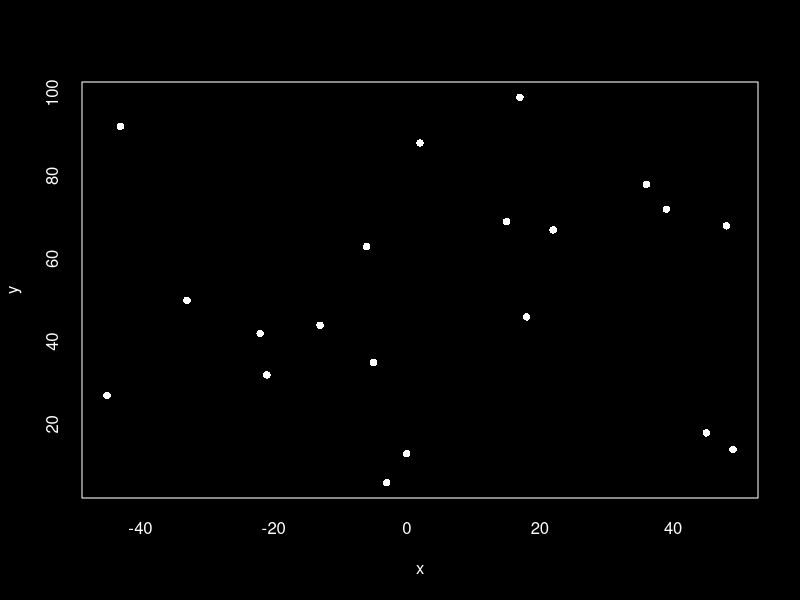
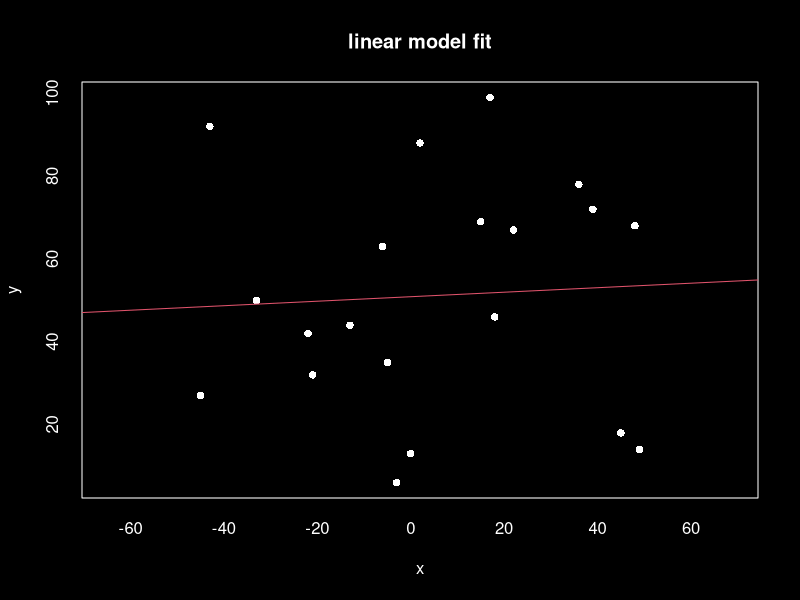
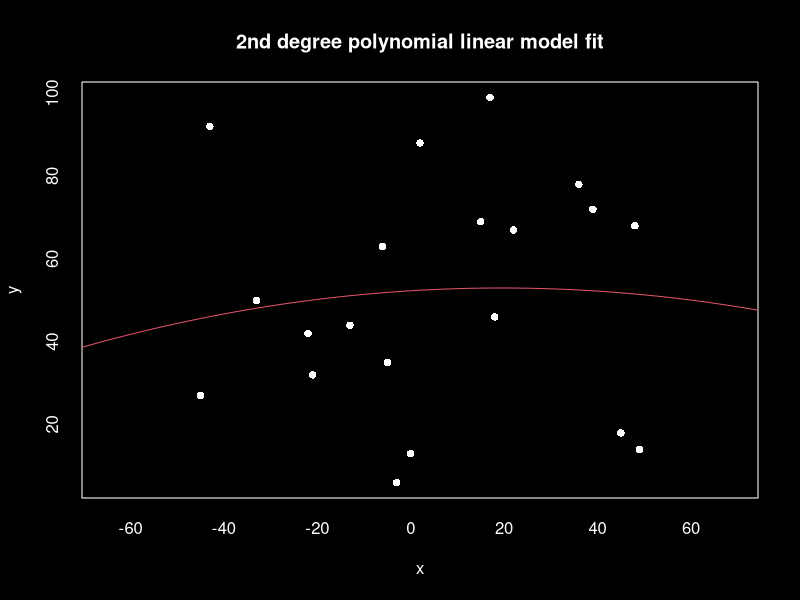
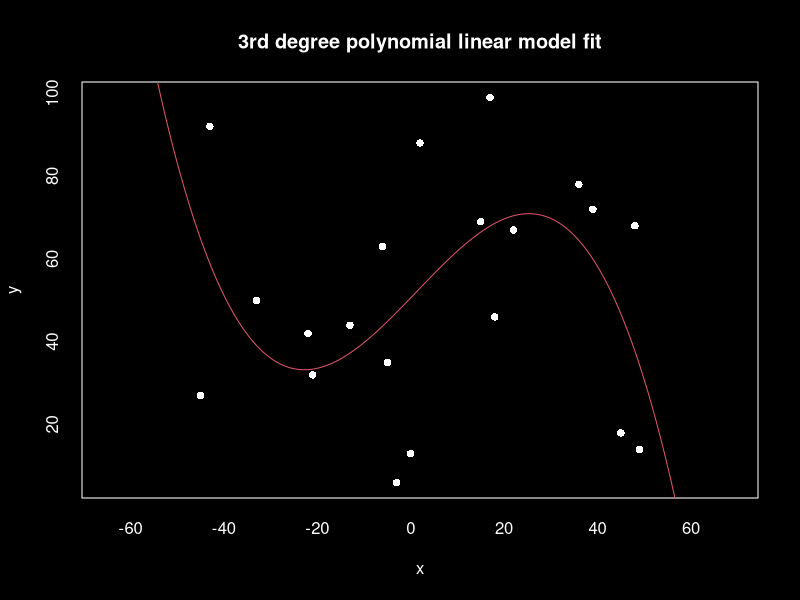
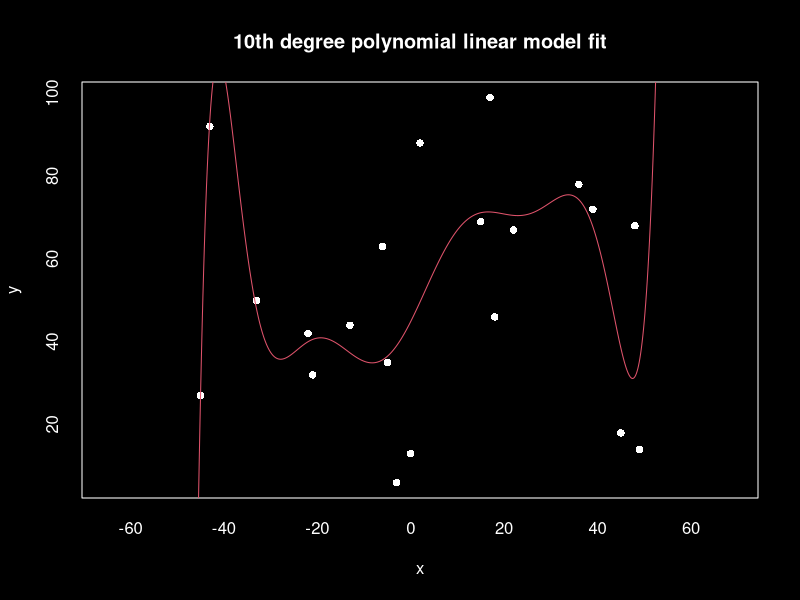
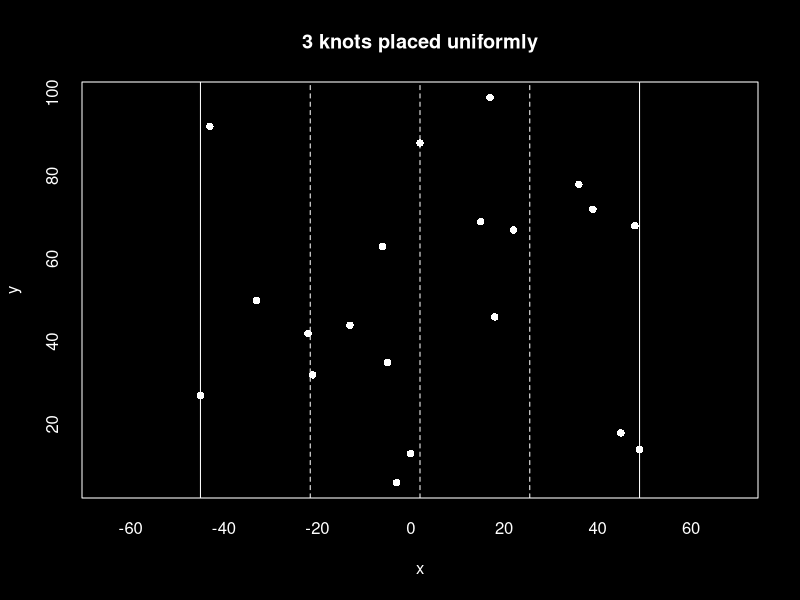
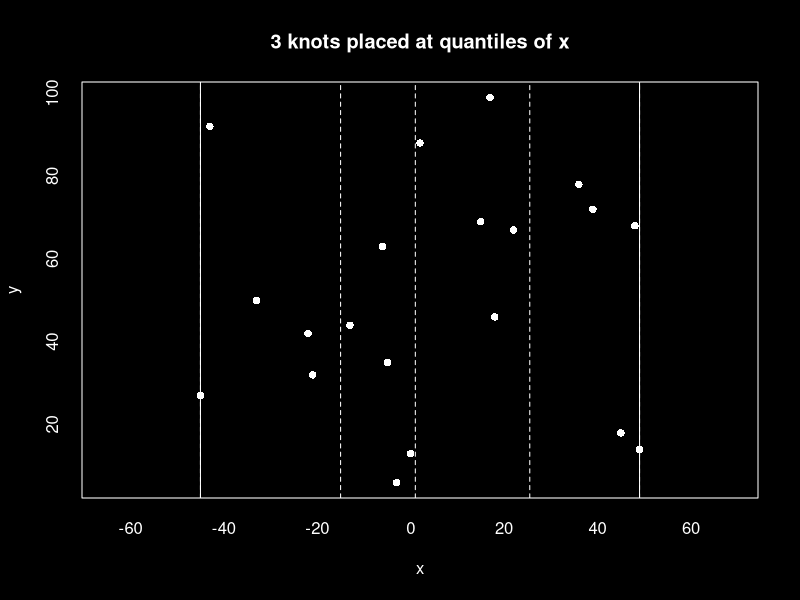
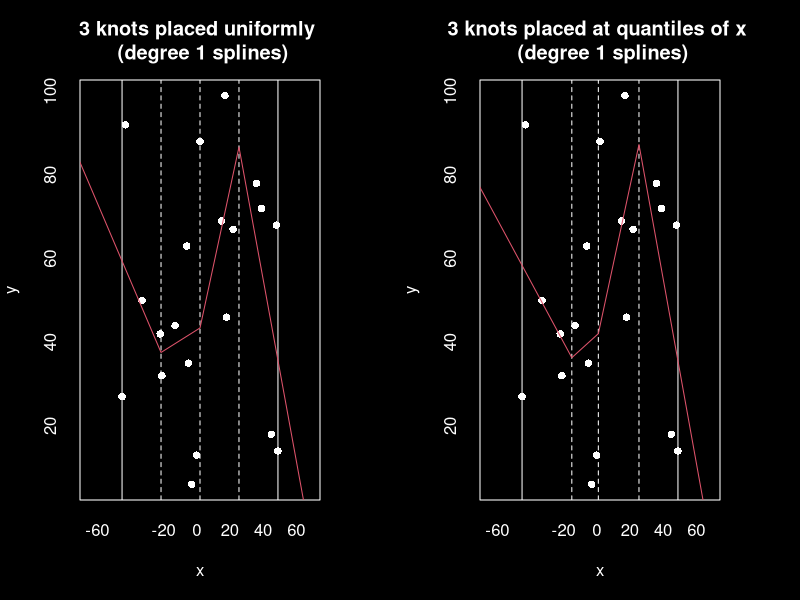

These figures' R source, in order:
## ---- chunk 1
library(tidyverse)        # for basic data manipulation 
library(splines)          # for fitting regression splines
## ---- chunk 2
# change formatting of the code output:
knitr::opts_chunk$set(
  class.output  = "bg-primary",
  class.message = "bg-info text-info",
  class.warning = "bg-warning text-warning",
  class.error   = "bg-danger text-danger"
)
## ---- chunk 3
set.seed(5431)
random_data <- tibble( y = sample(0:100, size=20),
                       x = sample(-50:50, size=20)
                     )

par(bg="black", col="white", col.axis="white", col.lab="white", col.main="white")
plot( x=random_data$x, y=random_data$y, xlab="x", ylab="y", pch=16 )
## ---- chunk 4
x_seq <- seq( min(random_data$x)-30, max(random_data$x)+30, length.out=1000  ) 
fit_lm <- lm( y ~ x, 
              data = random_data 
            )
 
model_fitted_values <- predict( fit_lm, newdata = tibble(x=x_seq) )  

par(bg="black", col="white", col.axis="white", col.lab="white", col.main="white")
plot(    x = random_data$x,
         y = random_data$y,
      xlab = "x",
      ylab = "y",
       pch = 16,
      main = "linear model fit",
      xlim = c( min(random_data$x)-20, max(random_data$x)+20 )
    )
lines(   x = x_seq,
         y = model_fitted_values,
       col = 2
     )
## ---- chunk 5
fit_lm_poly2 <- lm( y ~ poly(x, 2), 
                    data = random_data 
                  )

model_fitted_values <- predict( fit_lm_poly2, newdata = tibble(x=x_seq) )  

par(bg="black", col="white", col.axis="white", col.lab="white", col.main="white")
plot(    x = random_data$x,
         y = random_data$y,
      xlab = "x",
      ylab = "y",
       pch = 16,
      main = "2nd degree polynomial linear model fit",
      xlim = c( min(random_data$x)-20, max(random_data$x)+20 )
    )
lines(   x = x_seq,
         y = model_fitted_values,
       col = 2
     )
## ---- chunk 6
fit_lm_poly3 <- lm( y ~ poly(x, 3), 
                    data = random_data 
                  )

#coef(fit_lm_poly3)

model_fitted_values <- predict( fit_lm_poly3, newdata = tibble(x=x_seq) )  

par(bg="black", col="white", col.axis="white", col.lab="white", col.main="white")
plot(    x = random_data$x,
         y = random_data$y,
      xlab = "x",
      ylab = "y",
       pch = 16,
      main = "3rd degree polynomial linear model fit",
      xlim = c( min(random_data$x)-20, max(random_data$x)+20 )
    )
lines(   x = x_seq,
         y = model_fitted_values,
       col = 2
     )
## ---- chunk 7
fit_lm_poly10 <- lm( y ~ poly(x, 10), 
                    data = random_data 
                  )

#coef(fit_lm_poly10)

model_fitted_values <- predict( fit_lm_poly10, newdata = tibble(x=x_seq) )  

par(bg="black", col="white", col.axis="white", col.lab="white", col.main="white")
plot(    x = random_data$x,
         y = random_data$y,
      xlab = "x",
      ylab = "y",
       pch = 16,
      main = "10th degree polynomial linear model fit",
      xlim = c( min(random_data$x)-20, max(random_data$x)+20 )
    )
lines(   x = x_seq,
         y = model_fitted_values,
       col = 2
     )
## ---- chunk 8
par(bg="black", col="white", col.axis="white", col.lab="white", col.main="white")
plot(    x = random_data$x,
         y = random_data$y,
      xlab = "x",
      ylab = "y",
       pch = 16,
      main = "3 knots placed uniformly",
      xlim = c( min(random_data$x)-20, max(random_data$x)+20 )
    )

range_x <- max(random_data$x) - min(random_data$x)
knots <- min(random_data$x) + range_x * c( 0.25, 0.5, 0.75 )
abline( v = c(min(random_data$x),max(random_data$x)) )
abline( v = knots, lty=2 )  
  
## ---- chunk 9

par(bg="black", col="white", col.axis="white", col.lab="white", col.main="white")
plot(    x = random_data$x,
         y = random_data$y,
      xlab = "x",
      ylab = "y",
       pch = 16,
      main = "3 knots placed at quantiles of x",
      xlim = c( min(random_data$x)-20, max(random_data$x)+20 )
    )
abline( v = quantile( x=random_data$x, probs=seq(0,1,length.out=5) ), lty=2 )
abline( v = c( min(random_data$x), max(random_data$x) ) )
## ---- chunk 10
par( mfrow=c(1,2), bg="black", col="white", col.axis="white", col.lab="white", col.main="white", mar=c(5,4,4,4))

##### UNIFORM KNOTS #####
plot(    x = random_data$x,
         y = random_data$y,
      xlab = "x",
      ylab = "y",
       pch = 16,
      main = "3 knots placed uniformly \n (degree 1 splines)",
      xlim = c( min(random_data$x)-20, max(random_data$x)+20 )
    )

range_x <- max(random_data$x) - min(random_data$x)
knots <- min(random_data$x) + range_x * c( 0.25, 0.5, 0.75 )
abline( v = c(min(random_data$x),max(random_data$x)) )
abline( v = knots, lty=2 )

fit_lm <- lm( y ~ bs(x, knots=knots, degree=1), data = random_data )
lines( x = x_seq,
       y = predict( fit_lm, newdata=tibble(x=x_seq) ),
       col = 2
     )

##### QUANTILE KNOTS #####
plot(    x = random_data$x,
         y = random_data$y,
      xlab = "x",
      ylab = "y",
       pch = 16,
      main = "3 knots placed at quantiles of x \n (degree 1 splines)",
      xlim = c( min(random_data$x)-20, max(random_data$x)+20 )
    )

knots <- quantile(      x = random_data$x,
                    probs = c(0.25, 0.50, 0.75)  
                 )

abline( v = c( min(random_data$x), max(random_data$x)) )
abline( v = knots, lty=2 )

fit_lm <- lm( y ~ bs(x, knots=knots, degree=1), data = random_data )
lines( x = x_seq,
       y = predict( fit_lm, newdata=tibble(x=x_seq) ),
       col = 2
     )
## ---- chunk 11
par(bg="black", col="white", col.axis="white", col.lab="white", col.main="white")
plot(    x = random_data$x,
         y = random_data$y,
      xlab = "x",
      ylab = "y",
       pch = 16,
      main = "Degree 2 basis spline - 3 knots placed uniformly",
      xlim = c( min(random_data$x)-20, max(random_data$x)+20 )
    )

range_x <- max(random_data$x) - min(random_data$x)
knots <- min(random_data$x) + range_x * c( 0.25, 0.5, 0.75 )
#abline( v = c(min(random_data$x),max(random_data$x)) )
abline( v = knots, lty=2 )  
fit_lm <- lm( y ~ bs(x, degree=2, knots=knots), data=random_data )  
lines(   x = x_seq,
         y = predict( fit_lm, newdata=data.frame(x=x_seq) ),
       col = 2
     )
## ---- chunk 12
plot_fitted_model_ftn <- function( model_object, plot_title="", df, degree, ns=FALSE ){
  
  par(bg="black", col="white", col.axis="white", col.lab="white", col.main="white")
  
  n_knots <- df - degree 
  if( ns == TRUE ){ n_knots <- df - 1 }
  
  knots_at <- quantile( random_data$x, probs=seq(0,1,length.out=n_knots+2) )
  knots_at <- knots_at[-c(1,length(knots_at))]   # remove 1st and last entry in "knots_at" 
  
  plot(    x = random_data$x,
           y = random_data$y,
        xlab = "x",
        ylab = "y",
         pch = 16,
        main = plot_title,
        xlim = c( min(random_data$x)-20, max(random_data$x)+20 )
      )
x_seq <- seq( min(random_data$x)-30, max(random_data$x)+30, length.out=1000  ) 
model_fitted_values <- predict( model_object, newdata = tibble(x=x_seq) )  
lines( x = x_seq, 
       y = model_fitted_values,
       col = 2
     ) 
abline( v = knots_at, lty=2 )

if( ns==TRUE ){ abline( v = c( min(random_data$x), max(random_data$x) ) ) }
}
## ---- chunk 13
lm_bs_df3_deg1 <- lm( y ~ bs(x, df = 3, degree=1 ), 
                      data = random_data 
                    )

plot_fitted_model_ftn( lm_bs_df3_deg1, "basis splines, df=3, degree=1", df=3, degree=1 )

coef(lm_bs_df3_deg1)
## ---- chunk 14
lm_bs_df4_deg1 <- lm( y ~ bs(x, df = 4, degree=1 ), 
                      data = random_data 
                    )

plot_fitted_model_ftn( lm_bs_df4_deg1, "basis splines, df=4, degree=1", df=4, degree=1 )

coef(lm_bs_df4_deg1)
## ---- chunk 15
lm_bs_df5_deg1 <- lm( y ~ bs(x, df = 5, degree=1 ), 
                      data = random_data 
                    )

plot_fitted_model_ftn( lm_bs_df5_deg1, "basis splines, df=5, degree=1", df=5, degree=1 )

coef(lm_bs_df5_deg1)
## ---- chunk 16
lm_bs_df6_deg1 <- lm( y ~ bs(x, df = 6, degree=1 ), 
                      data = random_data 
                    )

plot_fitted_model_ftn( lm_bs_df6_deg1, "basis splines, df=6, degree=1", df=6, degree=1 )

coef(lm_bs_df6_deg1)
## ---- chunk 17
lm_bs_df3_deg2 <- lm( y ~ bs(x, df = 3, degree=2 ), 
                      data = random_data 
                    )

plot_fitted_model_ftn( lm_bs_df3_deg2, "basis splines, df=3, degree=2", df=3, degree=2 )

coef(lm_bs_df3_deg2)
## ---- chunk 18
lm_bs_df4_deg2 <- lm( y ~ bs(x, df = 4, degree=2 ), 
                      data = random_data 
                    )

plot_fitted_model_ftn( lm_bs_df4_deg2, "basis splines, df=4, degree=2", df=4, degree=2 )

coef(lm_bs_df4_deg2)
## ---- chunk 19
lm_bs_df5_deg2 <- lm( y ~ bs(x, df = 5, degree=2 ), 
                      data = random_data 
                    )

plot_fitted_model_ftn( lm_bs_df5_deg2, "basis splines, df=5, degree=2", df=5, degree=2 )

coef(lm_bs_df5_deg2)
## ---- chunk 20
lm_bs_df3_deg3 <- lm( y ~ bs(x, df = 3, degree=3 ), 
                      data = random_data 
                    )

plot_fitted_model_ftn( lm_bs_df3_deg3, "basis splines, df=3, degree=3", df=3, degree=3 )

coef(lm_bs_df3_deg3)
## ---- chunk 21
lm_bs_df4_deg3 <- lm( y ~ bs(x, df = 4, degree=3 ), 
                      data = random_data 
                    )

plot_fitted_model_ftn( lm_bs_df4_deg3, "basis splines, df=4, degree=3", df=4, degree=3 )

coef(lm_bs_df3_deg3)
## ---- chunk 22
lm_bs_df5_deg3 <- lm( y ~ bs(x, df = 5, degree=3 ), 
                      data = random_data 
                    )

plot_fitted_model_ftn( lm_bs_df5_deg3, "basis splines, df=5, degree=3", df=5, degree=3 )

coef(lm_bs_df5_deg3)
## ---- chunk 23
lm_bs_df6_deg3 <- lm( y ~ bs(x, df = 6, degree=3 ), 
                      data = random_data 
                    )

plot_fitted_model_ftn( lm_bs_df6_deg3, "basis splines, df=6, degree=3", df=6, degree=3 )

coef(lm_bs_df6_deg3)
## ---- chunk 24
lm_bs_df8_deg4 <- lm( y ~ bs(x, df = 8, degree=4 ), 
                      data = random_data 
                    )

plot_fitted_model_ftn( lm_bs_df8_deg4, "basis splines, df=8, degree=4", df=8, degree=4 )

coef(lm_bs_df8_deg4)
## ---- chunk 25
lm_ns_df1 <- lm( y ~ ns(x, df = 1 ), 
                 data = random_data 
               )

plot_fitted_model_ftn( lm_ns_df1, "natural splines, df=1, degree=3", df=1, degree=3, ns=TRUE )

coef(lm_ns_df1)
## ---- chunk 26
lm_ns_df2 <- lm( y ~ ns(x, df = 2 ), 
                 data = random_data 
               )

plot_fitted_model_ftn( lm_ns_df2, "natural splines, df=2, degree=3", df=2, degree=3, ns=TRUE )

coef(lm_ns_df2)
## ---- chunk 27
lm_ns_df3 <- lm( y ~ ns(x, df = 3 ), 
                 data = random_data 
               )

plot_fitted_model_ftn( lm_ns_df3, "natural splines, df=3, degree=3", df=3, degree=3, ns=TRUE )

coef(lm_ns_df3)
## ---- chunk 28
lm_ns_df4 <- lm( y ~ ns(x, df = 4 ), 
                 data = random_data 
               )

plot_fitted_model_ftn( lm_ns_df4, "natural splines, df=4, degree=3", df=4, degree=3, ns=TRUE )

coef(lm_ns_df4)
## ---- chunk 29
lm_ns_df5 <- lm( y ~ ns(x, df = 5 ), 
                 data = random_data 
               )

plot_fitted_model_ftn( lm_ns_df5, "natural splines, df=5, degree=3", df=5, degree=3, ns=TRUE )

coef(lm_ns_df5)
## ---- chunk 30
lm_ns_df6 <- lm( y ~ ns(x, df = 6 ), 
                 data = random_data 
               )

plot_fitted_model_ftn( lm_ns_df6, "natural splines, df=6, degree=3", df=6, degree=3, ns=TRUE )

coef(lm_ns_df6)
## ---- chunk 31
lm_ns_df10 <- lm( y ~ ns(x, df = 10 ), 
                 data = random_data 
               )

plot_fitted_model_ftn( lm_ns_df10, "natural splines, df=10, degree=3", df=10, degree=3, ns=TRUE )

coef(lm_ns_df10)
## ---- chunk 32
random_dat <- tibble( y = runif(100),
                      x1 = rnorm(100),
                      x2 = sample(1:5, size=100, replace=TRUE) %>% factor(),
                      x3 = rnorm(100),
                      x4 = sample(1:9, size=100, replace=TRUE) %>% factor(),
                      x5 = rnorm(100),
                      x6 = rnorm(100)
                    )
random_dat
## ---- chunk 33
numeric_colnames <-
  random_dat %>%
    select(-y) %>%
      select_if( is.numeric ) %>%
      colnames(.)

factor_colnames <-
   random_dat %>%
    select(-y) %>%
      select_if( is.factor ) %>%
      colnames(.)

numeric_colnames

formula_for_model <-
  paste0( "y ~ ",
          paste( "ns(", numeric_colnames, ",df=3 )", collapse=" + " ),   # numeric variables
          " + ",
          paste( factor_colnames, collapse=" + " )            # factor variables
       ) %>%
    as.formula()
## ---- chunk 34
formula_for_model
## ---- chunk 35
lm( formula = formula_for_model,
       data = random_dat
  )
